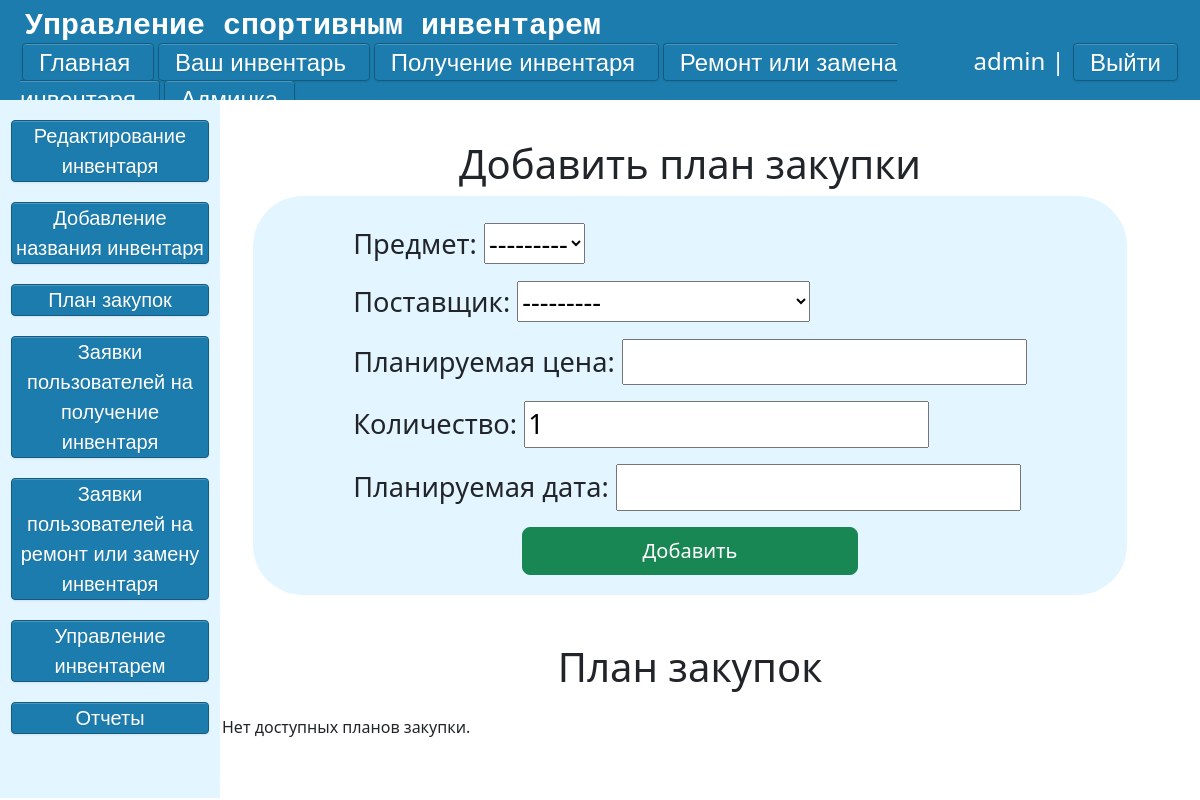
Page /console/purchase-plan/ (signed in) on the earlier database version.
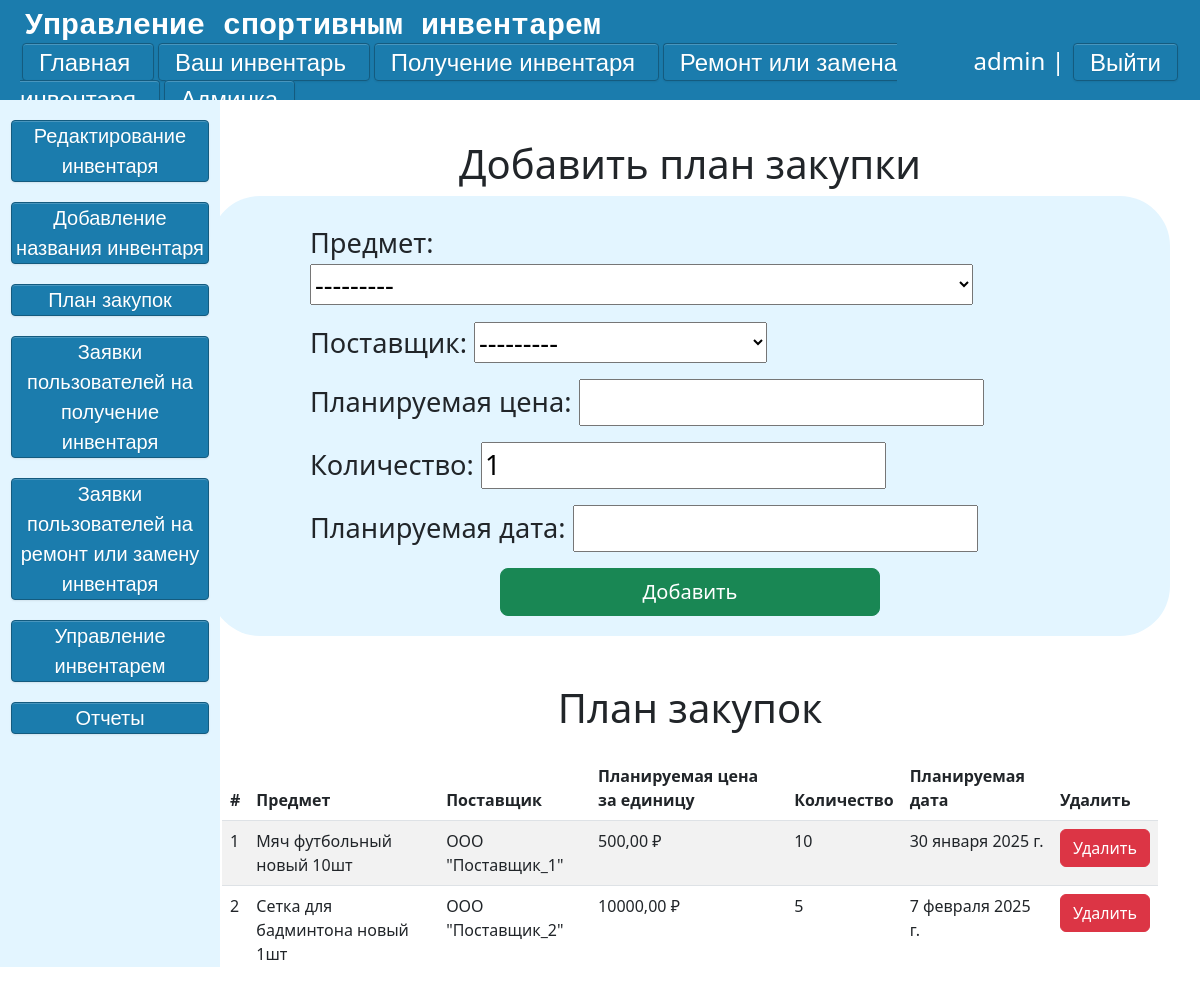
Same page on the later database version.
### main/models.py (models this page shows, shortened)
class Goods(models.Model):
    CONDITION_CHOICES = [
        ('новый', 'новый'),
        ('использованный', 'использованный'),
        ('сломанный', 'сломанный'),
    ]
    goods = models.ForeignKey('Goods_Names',on_delete=models.CASCADE,null=True,verbose_name='Предмет')
    count = models.IntegerField('Количество', default=1,validators=[MinValueValidator(1)])
    rented_count = models.IntegerField('Взято', default=0,validators=[MinValueValidator(0)])
    condition = models.CharField('Состояние', max_length=20, choices=CONDITION_CHOICES)
    created_at = models.DateTimeField('Добавлено', default=timezone.now)
    updated_at = models.DateTimeField('Обновлено', auto_now=True)
    class Meta:
        verbose_name = "Инвентарь"
        verbose_name_plural = "Инвентарь"
    def __str__(self):
        return f"{self.goods} {self.condition} {self.count-self.rented_count}шт"

class PurchasePlan(models.Model):
    item = models.ForeignKey(Goods, on_delete=models.CASCADE, related_name='purchase_plans', verbose_name="Товар")
    supplier = models.ForeignKey(Supplier, on_delete=models.SET_NULL, null=True, verbose_name="Поставщик")
    planned_price = models.DecimalField(max_digits=10, decimal_places=2, verbose_name="Планируемая цена",validators=[MinValueValidator(1)])
    count = models.IntegerField(default=1, verbose_name="Количество",validators=[MinValueValidator(1)])
    planned_date = models.DateField(verbose_name="Планируемая дата")
    class Meta:
        verbose_name = "План закупки"
        verbose_name_plural = "Планы закупок"
    def get_absolute_url_del(self):
        return reverse("delete_purchase_plan", kwargs={"post_id": self.id})

class Goods_Names(models.Model):
    name_of_good = models.CharField('Название', max_length=30)
    def __str__(self):
        return self.name_of_good
    class Meta:
        verbose_name = "Название инвентаря"
        verbose_name_plural = "Названия инвентаря"

class Supplier(models.Model):
    name = models.CharField(max_length=255, unique=True, verbose_name="Поставщик")
    class Meta:
        verbose_name = "Поставщик"
        verbose_name_plural = "Поставщики"
    def __str__(self):
        return self.name

### main/views.py (the view)
# urls.py: path('console/purchase-plan/', views.purchase_plan, name='purchase_plan'),
def purchase_plan(request):
    if request.user.is_superuser:
        plans = PurchasePlan.objects.select_related('item', 'supplier').all()
        if request.method == "POST":
            form = PurchasePlanForm(request.POST)
            if form.is_valid():
                form.save()
                return redirect('purchase_plan')
        else:
            form = PurchasePlanForm()
        return render(request, 'admin/purchase_plan.html', {'form': form,'plans': plans})
    else:
        return render(request, 'admin/Error.html')

### main/forms.py (shortened to what this page needs)
class PurchasePlanForm(forms.ModelForm):
    class Meta:
        model = PurchasePlan
        fields = ['item', 'supplier', 'planned_price', 'count', 'planned_date']
        labels = {
            'item': 'Предмет',
            'supplier': 'Поставщик',
            'planned_price': 'Планируемая цена',
            'count': "Количество",
            'planned_date': 'Планируемая дата',
        }
        widgets = {
            'planned_date': forms.TextInput(attrs={'class': 'flatpickr'}),
        }

### main/templates/admin/purchase_plan.html (shortened to what this page needs)
{% extends 'admin/admin-layout.html' %}
{% block script %}
    <link rel="stylesheet" href="https://cdn.jsdelivr.net/npm/bootstrap@5.3.0/dist/css/bootstrap.min.css">
    <link rel="stylesheet" href="https://cdn.jsdelivr.net/npm/flatpickr/dist/flatpickr.min.css">
{% endblock %}
{% block content %}
    <div class="admin-form-add-plan">
        <h1>Добавить план закупки</h1>
        <div class="form_admin">
            <form method="post" class="form_content">
            {{ form.as_p }}
                <div class="d-grid gap-2 col-6 mx-auto">
                    <button type="submit" class = 'btn btn-success btn-lg'>Добавить</button>
                </div>
            </form>
        </div>
    </div>
    <div class="container mt-5">
        <h1 class="mb-4">План закупок</h1>
        {% if plans %}
            <table class="table table-striped">
                <thead>
                    <tr>
                        <th>#</th>
                        <th>Предмет</th>
                        <th>Поставщик</th>
                        <th>Планируемая цена за единицу</th>
                        <th>Количество</th>
                        <th>Планируемая дата</th>
                        <th>Удалить</th>
                    </tr>
                </thead>
                <tbody>
                    {% for plan in plans %}
                        <tr>
                            <td>{{ forloop.counter }}</td>
                            <td>{{ plan.item }}</td>
                            <td>{{ plan.supplier }}</td>
                            <td>{{ plan.planned_price }} ₽</td>
                            <td>{{ plan.count }}</td>
                            <td>{{ plan.planned_date }}</td>
                            <td><a class="btn btn-danger" href="{{plan.get_absolute_url_del}}">Удалить</a></td>
                        </tr>
                    {% endfor %}
                </tbody>
            </table>
        {% else %}
            <p>Нет доступных планов закупки.</p>
        {% endif %}
    </div>
{% endblock %}

Differences in the rows shown:
added Goods: count "1"
added PurchasePlan: item "Мяч футбольный новый 10шт", supplier "ООО \"Поставщик_1\"", planned_price "500,00", count "10", planned_date "30 января 2025 г."
added PurchasePlan: item "Сетка для бадминтона новый 1шт", supplier "ООО \"Поставщик_2\"", planned_price "10000,00", count "5", planned_date "7 февраля 2025 г."
Other differences:
form field count: "1" → (not shown)
text no longer shown: "Нет доступных планов закупки."
text now shown: "# Предмет Поставщик Планируемая цена за единицу Количество Планируемая дата Удалить"
